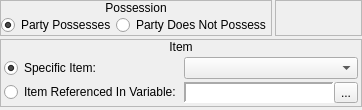
        <widget class="QWidget" name="wItem">
         <layout class="QVBoxLayout" name="verticalLayout_40">
          <property name="spacing">
           <number>3</number>
          </property>
          <property name="margin">
           <number>0</number>
          </property>
          <item>
           <widget class="QWidget" name="widget_34" native="true">
            <property name="sizePolicy">
             <sizepolicy hsizetype="Preferred" vsizetype="Fixed">
              <horstretch>0</horstretch>
              <verstretch>0</verstretch>
             </sizepolicy>
            </property>
            <layout class="QHBoxLayout" name="horizontalLayout_28">
             <property name="spacing">
              <number>3</number>
             </property>
             <property name="margin">
              <number>0</number>
             </property>
             <item>
              <widget class="QFrame" name="frame_25">
               <property name="frameShape">
                <enum>QFrame::StyledPanel</enum>
               </property>
               <property name="frameShadow">
                <enum>QFrame::Raised</enum>
               </property>
               <layout class="QVBoxLayout" name="verticalLayout_36">
                <property name="spacing">
                 <number>0</number>
                </property>
                <property name="margin">
                 <number>0</number>
                </property>
                <item>
                 <widget class="QLabel" name="label_17">
                  <property name="sizePolicy">
                   <sizepolicy hsizetype="Preferred" vsizetype="Fixed">
                    <horstretch>0</horstretch>
                    <verstretch>0</verstretch>
                   </sizepolicy>
                  </property>
                  <property name="text">
                   <string>Possession</string>
                  </property>
                  <property name="alignment">
                   <set>Qt::AlignCenter</set>
                  </property>
                 </widget>
                </item>
                <item>
                 <widget class="QWidget" name="widget_26" native="true">
                  <layout class="QHBoxLayout" name="horizontalLayout_27">
                   <property name="spacing">
                    <number>0</number>
                   </property>
                   <property name="margin">
                    <number>0</number>
                   </property>
                   <item>
                    <widget class="QRadioButton" name="item_rbPartyPossesses">
                     <property name="text">
                      <string>Party Possesses</string>
                     </property>
                     <property name="checked">
                      <bool>true</bool>
                     </property>
                    </widget>
                   </item>
                   <item>
                    <widget class="QRadioButton" name="item_rbPartyDoesNotPossess">
                     <property name="text">
                      <string>Party Does Not Possess</string>
                     </property>
                    </widget>
                   </item>
                  </layout>
                 </widget>
                </item>
               </layout>
              </widget>
             </item>
             <item>
              <widget class="QFrame" name="frame_26">
               <property name="frameShape">
                <enum>QFrame::StyledPanel</enum>
               </property>
               <property name="frameShadow">
                <enum>QFrame::Raised</enum>
               </property>
              </widget>
             </item>
            </layout>
           </widget>
          </item>
          <item>
           <widget class="QFrame" name="frame_27">
            <property name="sizePolicy">
             <sizepolicy hsizetype="Preferred" vsizetype="Fixed">
              <horstretch>0</horstretch>
              <verstretch>0</verstretch>
             </sizepolicy>
            </property>
            <property name="frameShape">
             <enum>QFrame::StyledPanel</enum>
            </property>
            <property name="frameShadow">
             <enum>QFrame::Raised</enum>
            </property>
            <layout class="QVBoxLayout" name="verticalLayout_37">
             <property name="spacing">
              <number>0</number>
             </property>
             <property name="margin">
              <number>0</number>
             </property>
             <item>
              <widget class="QLabel" name="label_18">
               <property name="sizePolicy">
                <sizepolicy hsizetype="Preferred" vsizetype="Fixed">
                 <horstretch>0</horstretch>
                 <verstretch>0</verstretch>
                </sizepolicy>
               </property>
               <property name="text">
                <string>Item</string>
               </property>
               <property name="alignment">
                <set>Qt::AlignCenter</set>
               </property>
              </widget>
             </item>
             <item>
              <widget class="QWidget" name="widget_35" native="true">
               <layout class="QHBoxLayout" name="horizontalLayout_29">
                <property name="spacing">
                 <number>3</number>
                </property>
                <property name="margin">
                 <number>3</number>
                </property>
                <item>
                 <widget class="QWidget" name="widget_36" native="true">
                  <property name="sizePolicy">
                   <sizepolicy hsizetype="Fixed" vsizetype="Preferred">
                    <horstretch>0</horstretch>
                    <verstretch>0</verstretch>
                   </sizepolicy>
                  </property>
                  <layout class="QVBoxLayout" name="verticalLayout_38">
                   <property name="spacing">
                    <number>3</number>
                   </property>
                   <property name="margin">
                    <number>0</number>
                   </property>
                   <item>
                    <widget class="QRadioButton" name="item_rbSpecificItem">
                     <property name="text">
                      <string>Specific Item:</string>
                     </property>
                     <property name="checked">
                      <bool>true</bool>
                     </property>
                    </widget>
                   </item>
                   <item>
                    <widget class="QRadioButton" name="item_rbReferencedItem">
                     <property name="text">
                      <string>Item Referenced In Variable:</string>
                     </property>
                    </widget>
                   </item>
                  </layout>
                 </widget>
                </item>
                <item>
                 <widget class="QWidget" name="widget_37" native="true">
                  <layout class="QVBoxLayout" name="verticalLayout_39">
                   <property name="spacing">
                    <number>3</number>
                   </property>
                   <property name="margin">
                    <number>0</number>
                   </property>
                   <item>
                    <widget class="QComboBox" name="item_cboxItems"/>
                   </item>
                   <item>
                    <widget class="QWidget" name="item_wVariable" native="true">
                     <property name="sizePolicy">
                      <sizepolicy hsizetype="Preferred" vsizetype="Fixed">
                       <horstretch>0</horstretch>
                       <verstretch>0</verstretch>
                      </sizepolicy>
                     </property>
                     <layout class="QHBoxLayout" name="horizontalLayout_47">
                      <property name="spacing">
                       <number>0</number>
                      </property>
                      <property name="margin">
                       <number>0</number>
                      </property>
                      <item>
                       <widget class="QLabel" name="item_lblVariable">
                        <property name="sizePolicy">
                         <sizepolicy hsizetype="Preferred" vsizetype="Preferred">
                          <horstretch>0</horstretch>
                          <verstretch>0</verstretch>
                         </sizepolicy>
                        </property>
                        <property name="minimumSize">
                         <size>
                          <width>150</width>
                          <height>0</height>
                         </size>
                        </property>
                        <property name="font">
                         <font>
                          <family>Monospace</family>
                         </font>
                        </property>
                        <property name="styleSheet">
                         <string notr="true">background-color: palette(base);</string>
                        </property>
                        <property name="frameShape">
                         <enum>QFrame::Panel</enum>
                        </property>
                        <property name="frameShadow">
                         <enum>QFrame::Sunken</enum>
                        </property>
                        <property name="lineWidth">
                         <number>2</number>
                        </property>
                        <property name="text">
                         <string/>
                        </property>
                       </widget>
                      </item>
                      <item>
                       <widget class="QToolButton" name="item_bBrowseVariables">
                        <property name="text">
                         <string>...</string>
                        </property>
                        <property name="icon">
                         <iconset resource="gui_icons.qrc">
                          <normaloff>:/icons/fileopen.png</normaloff>:/icons/fileopen.png</iconset>
                        </property>
                       </widget>
                      </item>
                     </layout>
                    </widget>
                   </item>
                  </layout>
                 </widget>
                </item>
               </layout>
              </widget>
             </item>
            </layout>
           </widget>
          </item>
          <item>
           <widget class="QFrame" name="frame_28">
            <property name="frameShape">
             <enum>QFrame::StyledPanel</enum>
            </property>
            <property name="frameShadow">
             <enum>QFrame::Raised</enum>
            </property>
           </widget>
          </item>
         </layout>
        </widget>
